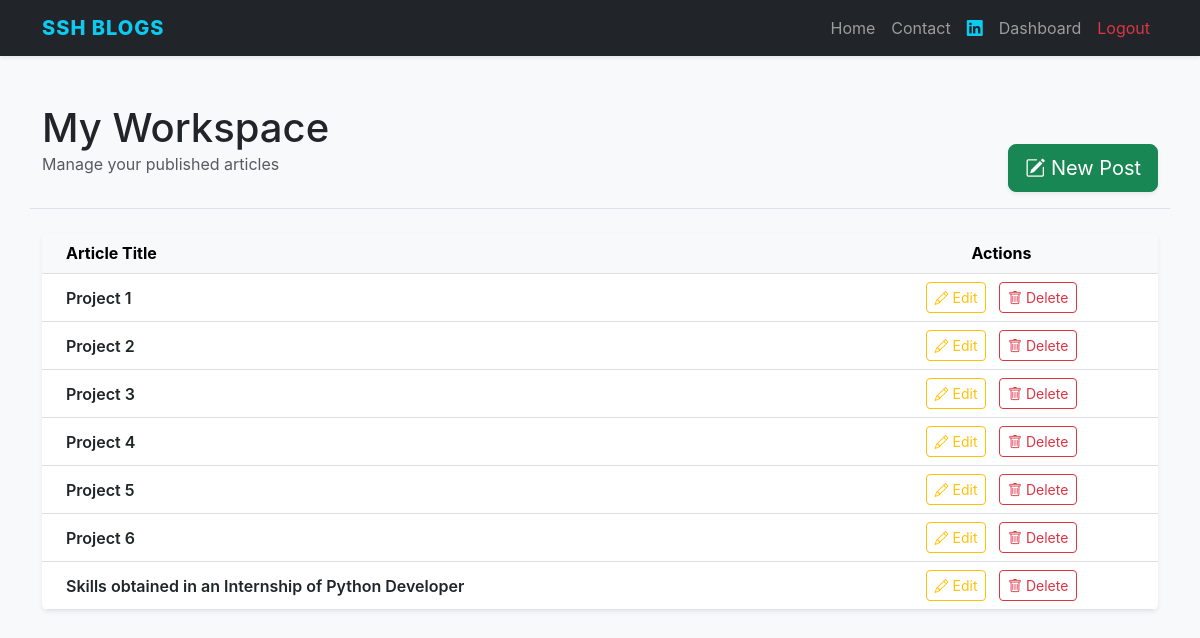
Page /my_account (signed in) on the committed database.
### app.py (models this page shows)
class Post(db.Model):
    id = db.Column(db.Integer, primary_key=True)
    title = db.Column(db.String(100), nullable=False)
    content = db.Column(db.Text, nullable=False)
    user_id = db.Column(db.Integer, db.ForeignKey('user.id'), nullable=False)

### app.py (the view)
@app.route('/my_account')
@login_required
def my_account():
    user_posts = Post.query.filter_by(user_id=current_user.id).all()
    return render_template('my_account.html', posts=user_posts)

### app.py (called while the page is built)
@login_manager.user_loader
def load_user(user_id):
    return User.query.get(int(user_id))

### templates/my_account.html
{% extends "base.html" %}
{% block content %}
<div class="row">
    <div class="col-12 d-flex justify-content-between align-items-end mb-4 border-bottom pb-3">
        <div>
            <h1 class="mb-0">My Workspace</h1>
            <p class="text-muted">Manage your published articles</p>
        </div>
        <a href="{{ url_for('create_post') }}" class="btn btn-success btn-lg shadow-sm">
            <i class="bi bi-pencil-square"></i> New Post
        </a>
    </div>
    <div class="col-12">
        <div class="table-responsive bg-white shadow-sm rounded">
            <table class="table table-hover align-middle mb-0">
                <thead class="table-light">
                    <tr>
                        <th class="ps-4">Article Title</th>
                        <th class="text-center">Actions</th>
                    </tr>
                </thead>
                <tbody>
                    {% for post in posts %}
                    <tr>
                        <td class="ps-4 fw-semibold">{{ post.title }}</td>
                        <td class="text-center">
                            <a href="{{ url_for('edit_post', id=post.id) }}" class="btn btn-outline-warning btn-sm me-2">
                                <i class="bi bi-pencil"></i> Edit
                            </a>
                            <a href="{{ url_for('delete_post', id=post.id) }}" class="btn btn-outline-danger btn-sm"
                               onclick="return confirm('Are you sure?')">
                                <i class="bi bi-trash"></i> Delete
                            </a>
                        </td>
                    </tr>
                    {% endfor %}
                </tbody>
            </table>
        </div>
    </div>
</div>
{% endblock %}

### templates/base.html (style rules this page uses)
body { background-color: #f8f9fa; font-family: 'Inter', sans-serif; }

### rows in the picture
Post: title "Project 1"
Post: title "Project 2"
Post: title "Project 3"
Post: title "Project 4"
Post: title "Project 5"
Post: title "Project 6"
Post: title "Skills obtained in an Internship of Python Developer"
